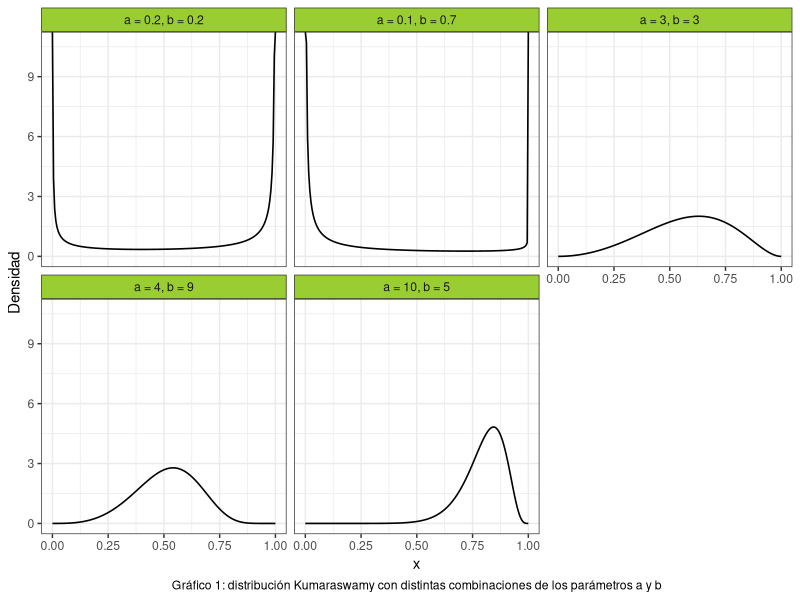
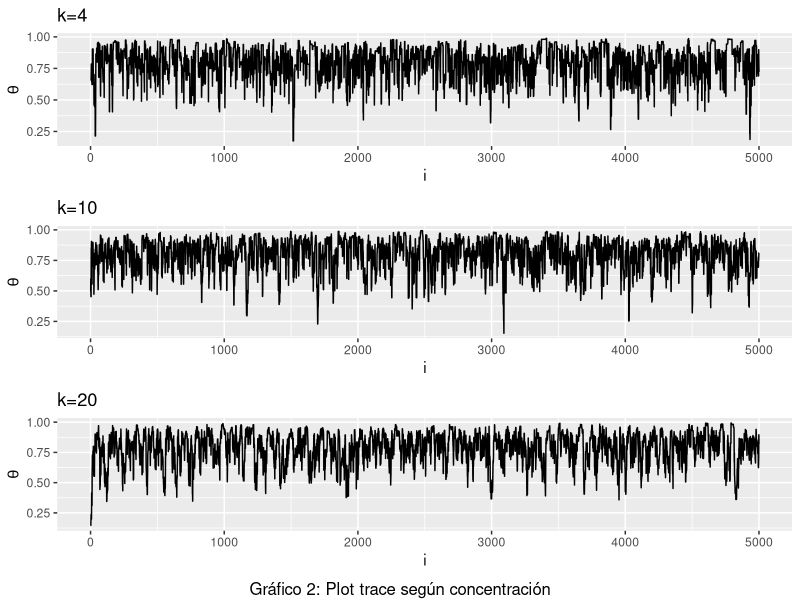
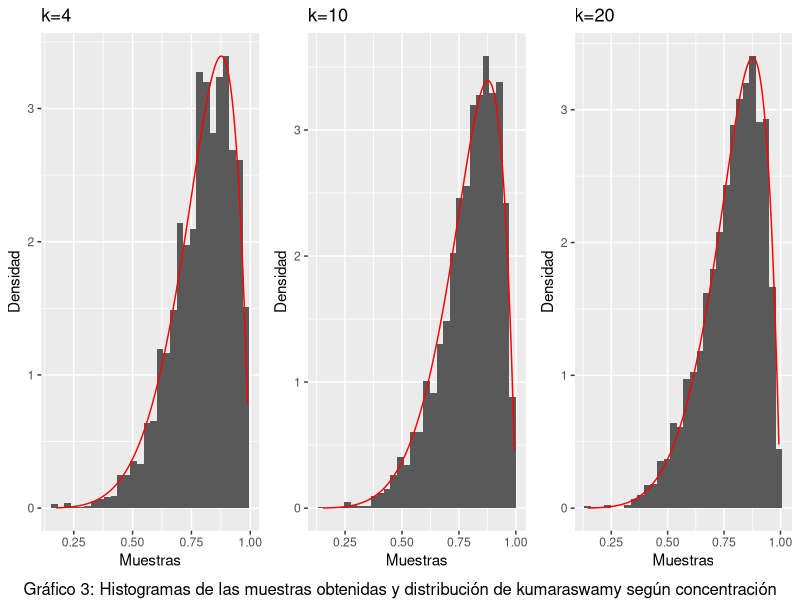
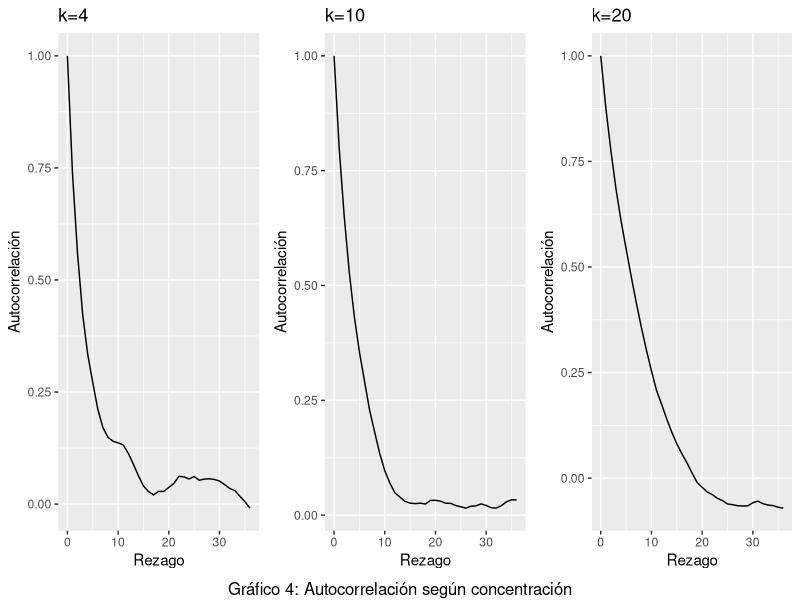
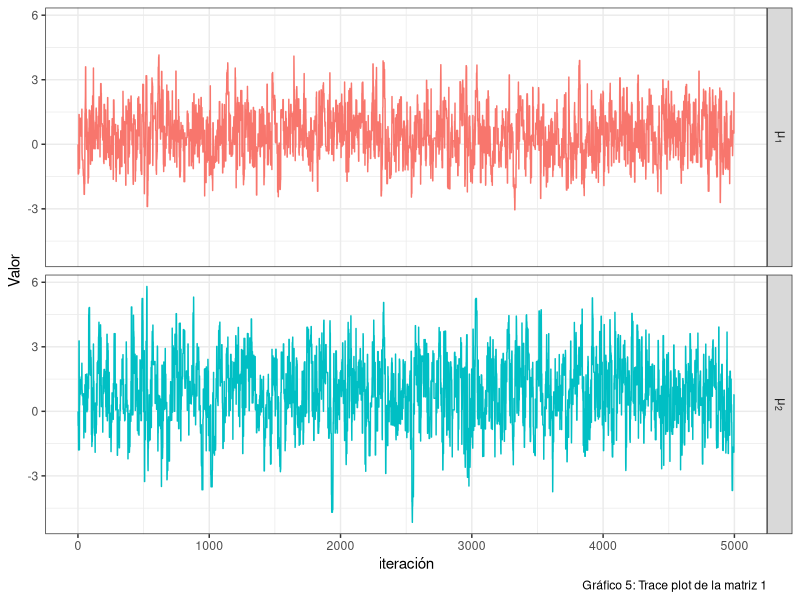
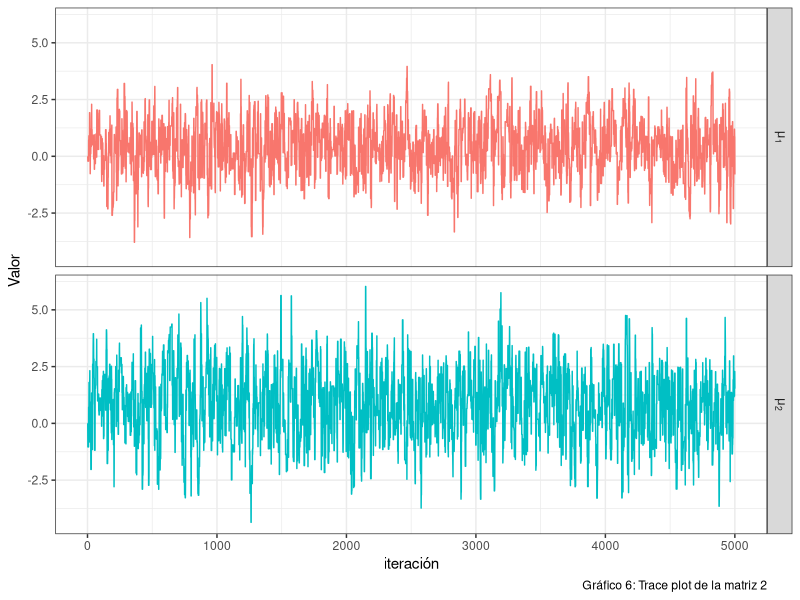
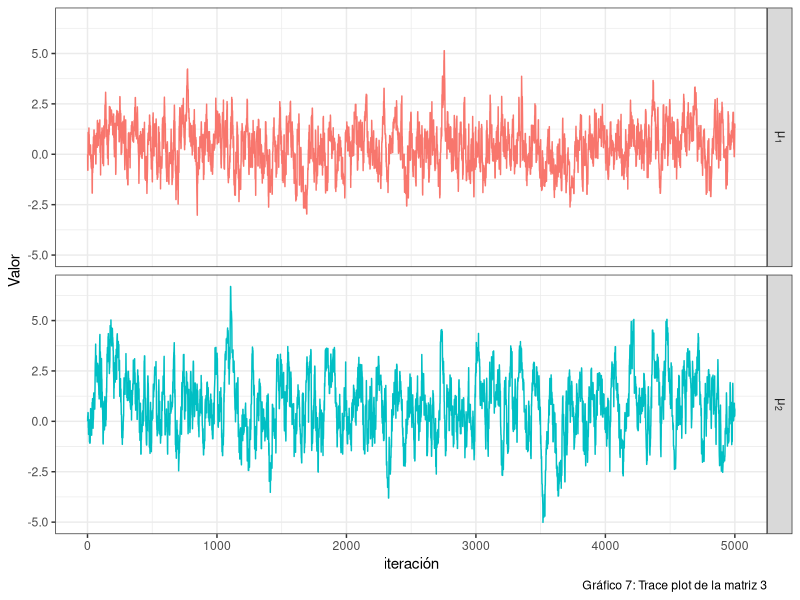
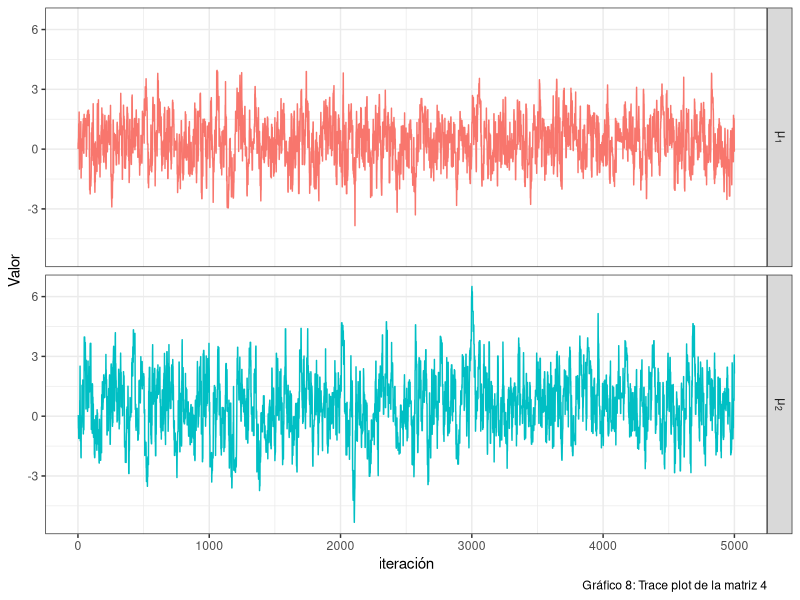

Reproduce these figures in R, in order.
## ---- chunk 1
#Librerias
library(ggplot2)
library(dplyr)
library(gridExtra)
library(kableExtra)
library(stats)
library(mvtnorm)
set.seed(394)
## ---- chunk 2

cant_saltos <- 0


sample_mh <- function(d_objetivo, r_propuesta, d_propuesta, p_inicial, n) {
  muestras <- matrix(nrow = n, ncol = length(p_inicial))
  muestras[1, ] <- p_inicial
  
  for(i in 2:n) {
    p_actual <- muestras[i-1,]
    p_nuevo <- r_propuesta(p_actual)
    
    f_nuevo <- d_objetivo(p_nuevo)
    f_actual <- d_objetivo(p_actual)
    
    q_actual <- d_propuesta(p_actual, mean = p_nuevo)
    q_nuevo <- d_propuesta(p_nuevo, mean = p_actual)
    
    alpha <- min(1, (f_nuevo/f_actual)*(q_actual/q_nuevo))
    aceptar <- rbinom(1, 1, alpha)
    
    if(aceptar) { 
      muestras[i,] <- p_nuevo
      cant_saltos <- cant_saltos + 1
      
    } else {
      muestras[i,] <- p_actual
    }
  }
  
  if (ncol(muestras) == 1) {
    muestras <- as.vector(muestras)
  } 
  return(list(muestras=muestras,cant_saltos=cant_saltos))
}

## ---- chunk 3
#Punto 2
# Crear grilla para los valores de "x"
grid_n <- 200
x_grid <- seq(0, 1, length.out = grid_n)

kumaraswamy <- function(x, a, b){
  a*b*(x^(a-1))*((1-(x^a))^(b-1))
}

a <- c(0.2, 0.1, 3, 4, 10)
b <- c(0.2, 0.7, 3, 9, 5)


#Creamos un data frame para graficar la distribución de Kumaraswamy:

data1 <- data.frame(
  Funcion = as.factor(rep(1:5, each = grid_n)),
  Densidad = numeric(5 * grid_n),
  Grilla = rep(x_grid, times = 5)
) 

# Completamos el data frame con las densidades:
for(i in 1:5) {
    indices <- seq(from = 1 + (i - 1) * 200, to = 200 + (i - 1) * 200)
    data1$Densidad[indices] <- kumaraswamy(x_grid, a[i], b[i])
}

# Cambiamos las etiquetas de las variables para mejorar el gráfico
levels(data1$Funcion) <- c("a = 0.2, b = 0.2",
                           "a = 0.1, b = 0.7",
                           "a = 3, b = 3",
                           "a = 4, b = 9",
                           "a = 10, b = 5")

ggplot(data = data1, aes(x = Grilla, y = Densidad)) +
  geom_line(size = 0.55) +
  facet_wrap(~Funcion) +
  theme_bw() +
  labs(x = "x",
       caption = "Gráfico 1: distribución Kumaraswamy con distintas combinaciones de los parámetros a y b") + 
  theme(
    strip.background = element_rect(fill = "olivedrab3"),
    plot.caption = element_text(hjust = 0.5)
  )

## ---- chunk 4
#Punto 3
concentracion3 <- c(4,10,20)
tabla3 <- data.frame ( 
  concentracion = rep(concentracion3, each = 5000),
  muestra = numeric(15000)
  )
tasa3 <- numeric(3)

for (i in 1:3) {
#Funciones a usar
d_objetivo3 <- function(x) kumaraswamy(x, 6, 2)
d_propuesta3 <- function(x, mean) dbeta(x, shape1 = mean * concentracion3[i], shape2 = (1-mean) * concentracion3[i])
r_propuesta3 <- function(x) rbeta(1, shape1 = x * concentracion3[i], shape2 = (1-x) * concentracion3[i])
#Donde x hace referencia a mu
n3 <- 5000
p_inicial3 <- rbeta(1,shape1=2,shape2=2)
funcion3 <- sample_mh(d_objetivo3, r_propuesta3, d_propuesta3, p_inicial3, n3)
indices <- seq(from = 1 + (i - 1) * 5000, to = 5000 + (i - 1) * 5000)
tabla3$muestra[indices] <- funcion3$muestras

tasa3[i] <- funcion3$cant_saltos/n3
} 

#Tasa de aceptacion
tabla3_2 <- data.frame(
  Concentracion = c("4","10","20"),
  Tasa_de_aceptacion = tasa3
) %>%
  kable() %>%
  kable_styling(bootstrap_options = c("striped","hover","condensed")) %>%
  add_footnote("Tabla 1: Tasa de aceptación")

print(tabla3_2)
## ---- chunk 5

#Gata peluda junta
# Agrego una columna con el orden de las muestras
tabla3$orden <- rep(1:5000, times = 3)
tabla3$concentracion <- as.factor(tabla3$concentracion) 


# Gráfico con múltiples líneas
grafico3_1 <- ggplot(data = tabla3, aes(x = orden, y = muestra, group = concentracion, color = concentracion)) +
  geom_line() +
  theme_bw() +
  labs(x = "x", y = "y", color = "Group", caption = "Gráfico: Trace plot para las 3 concentraciones") +
  theme(legend.position = "top")  



#Trace plots
plot_trace <- function(x){
  data.frame(x = seq_along(x), y = x) %>% 
    ggplot() +
    geom_line(aes(x = x, y = y))
}

grafico3_2 <- plot_trace(tabla3$muestra[1:5000]) +
              labs(x = "i", y = expression(theta), title = "k=4")
grafico3_3 <- plot_trace(tabla3$muestra[5001:10000]) +
              labs(x = "i", y = expression(theta), title = "k=10")
grafico3_4 <- plot_trace(tabla3$muestra[10001:15000]) +
              labs(x = "i", y = expression(theta), title = "k=20")

grid.arrange(grafico3_2,grafico3_3,grafico3_4, nrow=3, bottom ="Gráfico 2: Plot trace según concentración")
## ---- chunk 6

#Histogramas
plot_hist <- function(x, d_objetivo3) {
  x_seq <- seq(min(x), max(x), length.out = n3)
  df_hist <- data.frame(x = x)
  df_line <- data.frame(x = x_seq, y = d_objetivo3(x_seq))
  
  ggplot(df_hist)+
    geom_histogram(aes(x = x, y =after_stat(density))) +
    geom_line(aes(x = x, y = y), data = df_line, color = "red")
}

grafico3_5 <- plot_hist(tabla3$muestra[1:5000],d_objetivo3) +
  labs (title = "k=4", x = "Muestras", y = "Densidad")
grafico3_6 <- plot_hist(tabla3$muestra[5001:10000],d_objetivo3) +
  labs (title = "k=10", x = "Muestras", y = "Densidad")
grafico3_7 <- plot_hist(tabla3$muestra[10001:15000],d_objetivo3) +
  labs (title = "k=20", x = "Muestras", y = "Densidad")

grid.arrange(grafico3_5,grafico3_6,grafico3_7,nrow=1, bottom = "Gráfico 3: Histogramas de las muestras obtenidas y distribución de kumaraswamy según concentración")

## ---- chunk 7

#Graficos de autocorrelacion
plot_acf <- function(data, title) {
  acf_result <- acf(data, plot = FALSE)
  ggplot() +
    geom_line(aes(y = acf_result$acf, x = acf_result$lag)) +
    labs(title = title, x = "Rezago", y = "Autocorrelación")
}


grafico3_8 <- plot_acf(tabla3$muestra[1:5000], "k=4")
grafico3_9 <- plot_acf(tabla3$muestra[5001:10000], "k=10")
grafico3_10 <- plot_acf(tabla3$muestra[10001:15000], "k=20")

grid.arrange(grafico3_8,grafico3_9,grafico3_10,nrow=1,  bottom = "Gráfico 4: Autocorrelación según concentración") 

## ---- chunk 8
#Punto 4
muestra4_1 <- tabla3$muestra[1:5000]
muestra4_2 <- tabla3$muestra[5001:10000]
muestra4_3 <- tabla3$muestra[10001:15000]

#Calculo de la media y los percentiles 5 y 95 para X:
variable_x <- data.frame(
  Muestra = c("1", "2", "3"),
  Concentración = c("k=4", "k=10", "k=20"),
  Medias =  c(mean(muestra4_1), mean(muestra4_2), mean(muestra4_3)),
  Percentil_5 = c(quantile(muestra4_1, prob = c(0.05)),
                  quantile(muestra4_2, prob = c(0.05)),
                  quantile(muestra4_3, prob = c(0.05))
                  ),
  Percentil_95 = c(quantile(muestra4_1, prob = c(0.95)),
                  quantile(muestra4_2, prob = c(0.95)),
                  quantile(muestra4_3, prob = c(0.95))
                  )
) %>%
  kable() %>%
  kable_styling(bootstrap_options = c("striped","hover","condensed")) %>%
  add_footnote("Tabla 2: Media y percentiles de X")

print(variable_x)


## ---- chunk 9
#Cálculo de la media y los percentiles 5 y 95 para logit(X):
l_m1 <- log((muestra4_1/(1-muestra4_1)))
l_m2 <- log((muestra4_2/(1-muestra4_2)))
l_m3 <- log((muestra4_3/(1-muestra4_3)))



variable_logit_X <- data.frame(
  Muestra = c("1", "2", "3"),
  Concentración = c("k=4", "k=10", "k=20"),
  Medias = c(mean(l_m1), mean(l_m2), mean(l_m3)),
  Percentil_5 = c(quantile(l_m1, prob = c(0.05)),
                  quantile(l_m2, prob = c(0.05)),
                  quantile(l_m3, prob = c(0.05))
                  ),
  Percentil_95 = c(quantile(l_m1, prob = c(0.95)),
                  quantile(l_m2, prob = c(0.95)),
                  quantile(l_m3, prob = c(0.95))
                  )
) %>%
  kable() %>%
  kable_styling(bootstrap_options = c("striped","hover","condensed")) %>%
  add_footnote("Tabla 3: Media y percentiles de logit(X)")


print(variable_logit_X)


## ---- chunk 10
#Paso 7

# Funciones a utilizar

#1.Trace plot
plot_trace <- function(x, y) {
  n <- length(x)
  df <- data.frame(
    x = rep(1:n, 2),
    y = c(x,y),
    parametro = factor(rep(1:2, each = n), labels = c(expression(mu[1]), expression(mu[2]))) 
  )
  
  ggplot(df) +
    geom_line(aes(x = x, y = y, color = parametro)) +
    facet_wrap(~parametro, labeller = label_parsed,
               nrow = 2, strip.position = "right") +
    labs(x = "iteración", y = "Valor") +
    theme_bw()
}



#2. Número efectivo de muestras
n_eff <- function(muestras){
  S <- length(muestras)
  autocorr <- acf(muestras, plot = F, lag = Inf)$acf
  limite <- which((autocorr < 0.001))[1] #sumamos hasta ese valor
  denom <- 1 + 2 * sum(autocorr[2:limite])
  
  S/denom
  
}


n7 <- 5000
funcion7_1 <- function(matriz_cov) {
    d_objetivo7 <- function(x) dmvnorm(x,c(0.4,0.75),matrix(c(1.35,0.4,0.4,2.4),nrow=2))
    d_propuesta7 <- function(x, mean) dmvnorm(x,mean = mean ,sigma = matriz_cov)
    r_propuesta7 <- function(x) rmvnorm(1, mean = x, sigma = matriz_cov)  


funcion7 <- sample_mh(d_objetivo7,r_propuesta7,d_propuesta7,c(0,0),n7)
muestra7 <- funcion7$muestras
grafico7_1 <- plot_trace(muestra7[,1],muestra7[,2])
n_eff7_1 <- n_eff(muestra7[,1])
n_eff7_2 <- n_eff(muestra7[,2])
 return(list(grafico = grafico7_1, n1 = n_eff7_1, n2 = n_eff7_2,
             muestra7 = muestra7))

}

#Evalucación de diferentes matrices de variancia y covariancia
matriz1 <- funcion7_1(matrix(c(2, 0.5, 0.5, 3), nrow = 2))
matriz2 <- funcion7_1(matrix(c(2, 0, 0, 3), nrow = 2))
matriz3 <- funcion7_1(matrix(c(0.4, 0, 0, 0.4), nrow = 2))
matriz4 <- funcion7_1(matrix(c(1, 0, 0, 1), nrow = 2))
matriz5 <- funcion7_1(matrix(c(5, 0, 0, 6), nrow = 2))

matriz1$grafico + labs(caption = "Gráfico 5: Trace plot de la matriz 1") +
    theme(legend.position = "none")
matriz2$grafico + labs(caption = "Gráfico 6: Trace plot de la matriz 2") +
    theme(legend.position = "none")
matriz3$grafico + labs(caption = "Gráfico 7: Trace plot de la matriz 3") +
    theme(legend.position = "none")
matriz4$grafico + labs(caption = "Gráfico 8: Trace plot de la matriz 4") +
    theme(legend.position = "none")
matriz5$grafico + labs(caption = "Gráfico 9: Trace plot de la matriz 5") +
    theme(legend.position = "none")

## ---- chunk 11

tabla <- data.frame(
  Matriz = c("1", "2", "3", "4", "5"),
  Num_efectivo_p1 = trunc(c(matriz1$n1, matriz2$n1, matriz3$n1, matriz4$n1, matriz5$n1)),
  Num_efectivo_p2 = trunc(c(matriz1$n2, matriz2$n2, matriz3$n2, matriz4$n2, matriz5$n2))
  )

print(tabla)
#Nos quedariamos con la ultima matriz.
## ---- chunk 12
#Punto 8: se calculan las probabilidades con la última matriz de var y cov.
muestra7 <- as.data.frame(matriz5$muestra7)
colnames(muestra7) <- c("X", "Y")

#Probabilidades estimadas
#Probabilidad n°1:
prob1 <- muestra7 %>% 
  filter(X > 1) %>% 
  count(Y < 0)

prob1$n[2]/(n7)


#Probabilidad n°2:
prob2 <- muestra7 %>% 
  filter(X > 1) %>% 
  count(Y > 2)

prob2$n[2]/(n7)



#Probabilidad n°3:
prob3 <- muestra7 %>% 
  filter(X > 0.4) %>% 
  count(Y > 0.75)

prob3$n[2]/(n7)



#Probabilidades reales:

#Probabilidad n°1:
pmvnorm(lower = c(1, -Inf), upper = c(Inf, 0), 
        mean = c(0.4, 0.75), sigma = matrix(c(1.35, 0.4, 0.4, 2.4), nrow = 2))

#Cómo funcionan "lower" y "upper"? 
#"lower" es un vector que indica los limites inferiores de cada variable: 1 para X y -Infinito para Y; "upper" funciona de manera igual.


#Probabilidad n°2:
pmvnorm(lower = c(1, 2), upper = c(Inf, Inf), 
        mean = c(0.4, 0.75), sigma = matrix(c(1.35, 0.4, 0.4, 2.4), nrow = 2))



#Probabilidad n°3:
pmvnorm(lower = c(0.4, 0.75), upper = c(Inf, Inf), 
        mean = c(0.4, 0.75), sigma = matrix(c(1.35, 0.4, 0.4, 2.4), nrow = 2))


## ---- chunk 13
#Punto 9

p_estrella <- function(x, a, b){
  exp(-((((a - x[1])^2) + b * ((x[2] - x[1])^2))^2))
}



n9 <- 5000

funcion9_1 <- function(matriz_cov) {
    d_objetivo9 <- function(x) p_estrella(x, 0.5, 5)
    d_propuesta9 <- function(x, mean) dmvnorm(x, mean = mean, sigma = matriz_cov)
    r_propuesta9 <- function(x) rmvnorm(1, mean = x, sigma = matriz_cov)  
    
    funcion9 <- sample_mh(d_objetivo9,r_propuesta9,d_propuesta9,c(0,0),n9)
    muestra9 <- funcion9$muestras
    grafico9_1 <- plot_trace(muestra9[,1],muestra9[,2])
    
    n_eff9_1 <- n_eff(muestra9[,1])
    n_eff9_2 <- n_eff(muestra9[,2])
    tasa9 <- funcion9$cant_saltos/n9
    autocorr_1 <- acf(muestra9[,1], plot = F)
    autocorr_2 <- acf(muestra9[,2], plot = F)
    
    return(list(grafico = grafico9_1, n1 = n_eff9_1, n2 = n_eff9_2,
             muestra9 = muestra9, tasa9 = tasa9, autocorr_p1 = autocorr_1,
             autocorr_p2 = autocorr_2))

}


matriz1 <- funcion9_1(matrix(c(0.3, 0.1, 0.1, 0.2), nrow = 2))
matriz2 <- funcion9_1(matrix(c(2, 0, 0, 2), nrow = 2))
matriz3 <- funcion9_1(matrix(c(4, 1, 1, 4), nrow = 2))



grafico9_1_1 <- ggplot()+
  geom_line(aes(y = matriz1$autocorr_p1$acf, x = matriz1$autocorr_p1$lag)) +
  labs (title = "Autocorrelación para 'a' ", x = "Rezago", y = "Autocorrelación")

grafico9_1_2 <- ggplot()+
  geom_line(aes(y = matriz1$autocorr_p2$acf, x = matriz1$autocorr_p2$lag)) +
  labs (title = "Autocorrelación para 'b' ", x = "Rezago", y = "Autocorrelación")


grafico9_2_1 <- ggplot()+
  geom_line(aes(y = matriz2$autocorr_p1$acf, x = matriz2$autocorr_p1$lag)) +
  labs (title = "Autocorrelación para 'a' ", x = "Rezago", y = "Autocorrelación")

grafico9_2_2 <- ggplot()+
  geom_line(aes(y = matriz2$autocorr_p2$acf, x = matriz2$autocorr_p2$lag)) +
  labs (title = "Autocorrelación para 'b' ", x = "Rezago", y = "Autocorrelación")

grafico9_3_1 <- ggplot()+
  geom_line(aes(y = matriz3$autocorr_p1$acf, x = matriz3$autocorr_p1$lag)) +
  labs (title = "Autocorrelación para 'a' ", x = "Rezago", y = "Autocorrelación")


grafico9_3_2 <- ggplot()+
  geom_line(aes(y = matriz3$autocorr_p2$acf, x = matriz3$autocorr_p2$lag)) +
  labs (title = "Autocorrelación para 'b' ", x = "Rezago", y = "Autocorrelación")
## ---- chunk 14
grid.arrange(matriz1$grafico, matriz3$grafico, ncol= 2)

tasas <- data.frame(
  Matriz = c("1", "2", "3"),
  Tasa = c(matriz1$tasa9, matriz2$tasa9, matriz3$tasa9)
)


grid.arrange(grafico9_1_1, grafico9_2_1, grafico9_3_1, ncol = 3)
grid.arrange(grafico9_1_2, grafico9_2_2, grafico9_3_2, ncol = 3)
## ---- chunk 15
#Punto 10
muestra9 <- as.data.frame(matriz1$muestra9)
colnames(muestra9) <- c("X", "Y")

#Probabilidades estimadas
#Probabilidad n°1:
prob1 <- muestra9 %>% 
  filter(X > 0 & X < 1 ) %>% 
  count(Y < 1 & Y > 0)

prob1$n[2]/(n9)



#Probabilidad n°2:
prob2 <- muestra9 %>% 
  filter(X > -1 & X < 0 ) %>% 
  count(Y < 1 & Y > 0)

prob2$n[2]/(n9)




#Probabilidad n°3:
prob3 <- muestra9 %>% 
  filter(X > 1 & X < 2 ) %>% 
  count(Y < 3 & Y > 2)

prob3$n[2]/(n9)
## ---- chunk 16
# Punto 11
# Calculo P(0<X1<1, 0<X2<1)

k <- 10000
u <- matrix(runif(k*2), ncol = 2)
p_estrella_eval <- numeric(k)

for (i in 1:k) {
  p_estrella_eval[i] <- p_estrella(u[i,], 0.5, 5)
}

rdo_prob1 <- mean(p_estrella_eval)

# Calculo P(-1<X1<0, 0<X2<1)

u <- matrix(c(runif(k, min = -1, max = 0),
              runif(k, min = 0, max = 1)),
            ncol = 2)

for (i in 1:k) {
  p_estrella_eval[i] <- p_estrella(u[i,], 0.5, 5)
}

rdo_prob2 <- mean(p_estrella_eval)

# Calculo P(1<X1<2, 2<X2<3)

u <- matrix(c(runif(k, min = 1, max = 2),
              runif(k, min = 2, max = 3)),
            ncol = 2)

for (i in 1:k) {
  p_estrella_eval[i] <- p_estrella(u[i,], 0.5, 5)
}

rdo_prob3 <- mean(p_estrella_eval)
